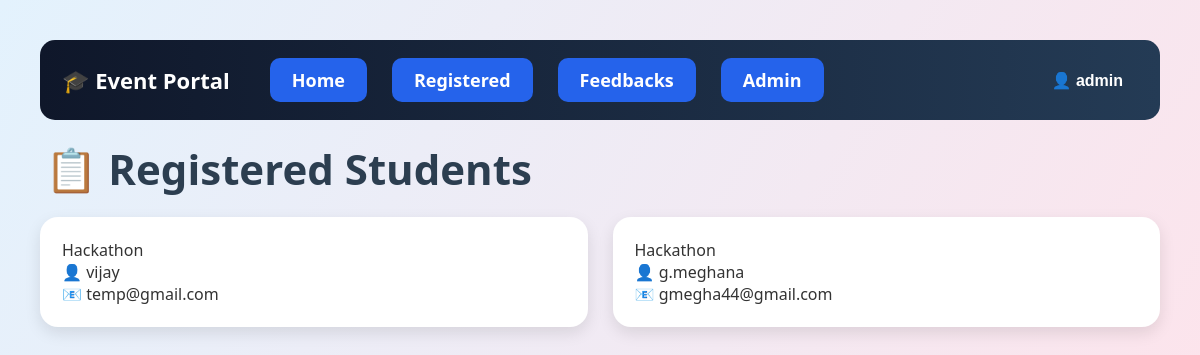
The app's page /registered/ (signed in), older data.
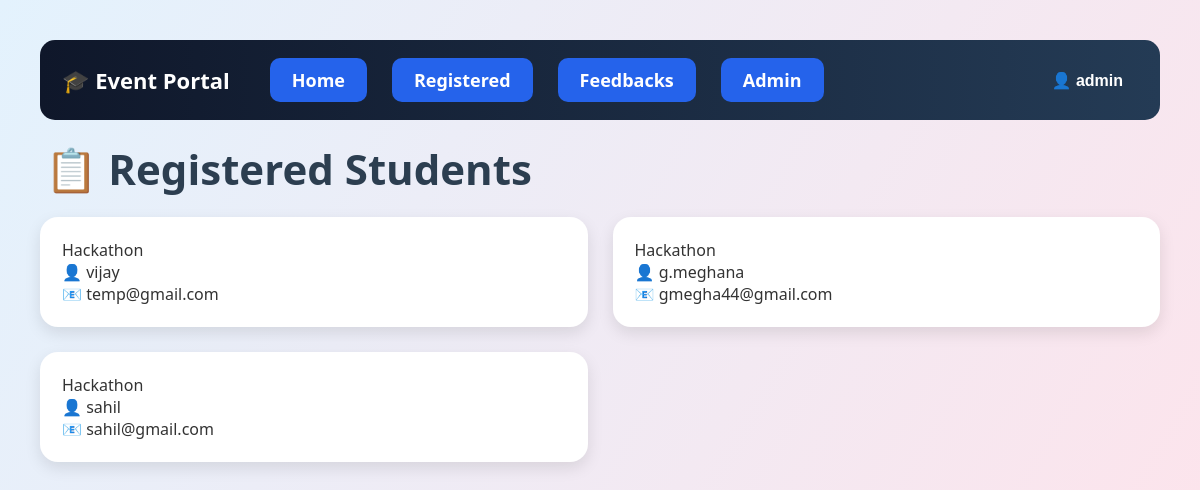
The same page, newer data.
### events/models.py (models this page shows, shortened)
class Registration(models.Model):
    student_name = models.CharField(
        max_length=100
    )
    student_email = models.EmailField()
    event = models.ForeignKey(
        Event,
        on_delete=models.CASCADE
    )

class Event(models.Model):
    STATUS_CHOICES = (
        ('Upcoming', 'Upcoming'),
        ('Ongoing', 'Ongoing'),
        ('Completed', 'Completed'),
    )
    name = models.CharField(max_length=100)
    date = models.DateField()
    location = models.CharField(max_length=100)
    description = models.TextField()
    status = models.CharField(
        max_length=20,
        choices=STATUS_CHOICES,
        default='Upcoming'
    )

### events/views.py (the view)
# urls.py: path('registered/', views.registered_list, name='registered'),
@login_required
def registered_list(request):
    if not is_admin(request.user):
        return redirect('home')
    registrations = Registration.objects.all()
    return render(
        request,
        'events/registered.html',
        {
            'registrations': registrations
        }
    )

### events/views.py (called while the page is built)
def is_admin(user):
    if user.is_superuser:
        return True
    return (
        hasattr(user, 'userprofile')
        and user.userprofile.role == 'admin'
    )

### events/templates/events/registered.html (shortened to what this page needs)
{% load static %}
<!doctype html>
<html>
  <head>
    <link rel="stylesheet" href="{% static 'events/style.css' %}" />
  </head>
  <body>
    <div class="navbar">
      <div class="logo">🎓 Event Portal</div>
      <div class="nav-links">
        <a href="/">Home</a>
        <a href="/registered/"> Registered </a>
        <a href="/view-feedback/"> Feedbacks </a>
        <a href="/admin/"> Admin </a>
      </div>
      <div class="profile-menu">
        <button class="profile-btn">👤 {{ request.user.username }}</button>
      </div>
    </div>
    <h1 class="main-title">📋 Registered Students</h1>
    <div class="events-container">
      {% for registration in registrations %}
      <div class="event-card">
        <div class="event-title">{{ registration.event.name }}</div>
        <div class="event-info">👤 {{ registration.student_name }}</div>
        <div class="event-info">📧 {{ registration.student_email }}</div>
      </div>
      {% empty %}
      <div class="event-card">
        <div class="event-info">No registrations available</div>
      </div>
      {% endfor %}
    </div>
  </body>
</html>

Row changes from the older to the newer data that the page shows:
added Registration: event.name "Hackathon", student_name "sahil", student_email "sahil@gmail.com"
